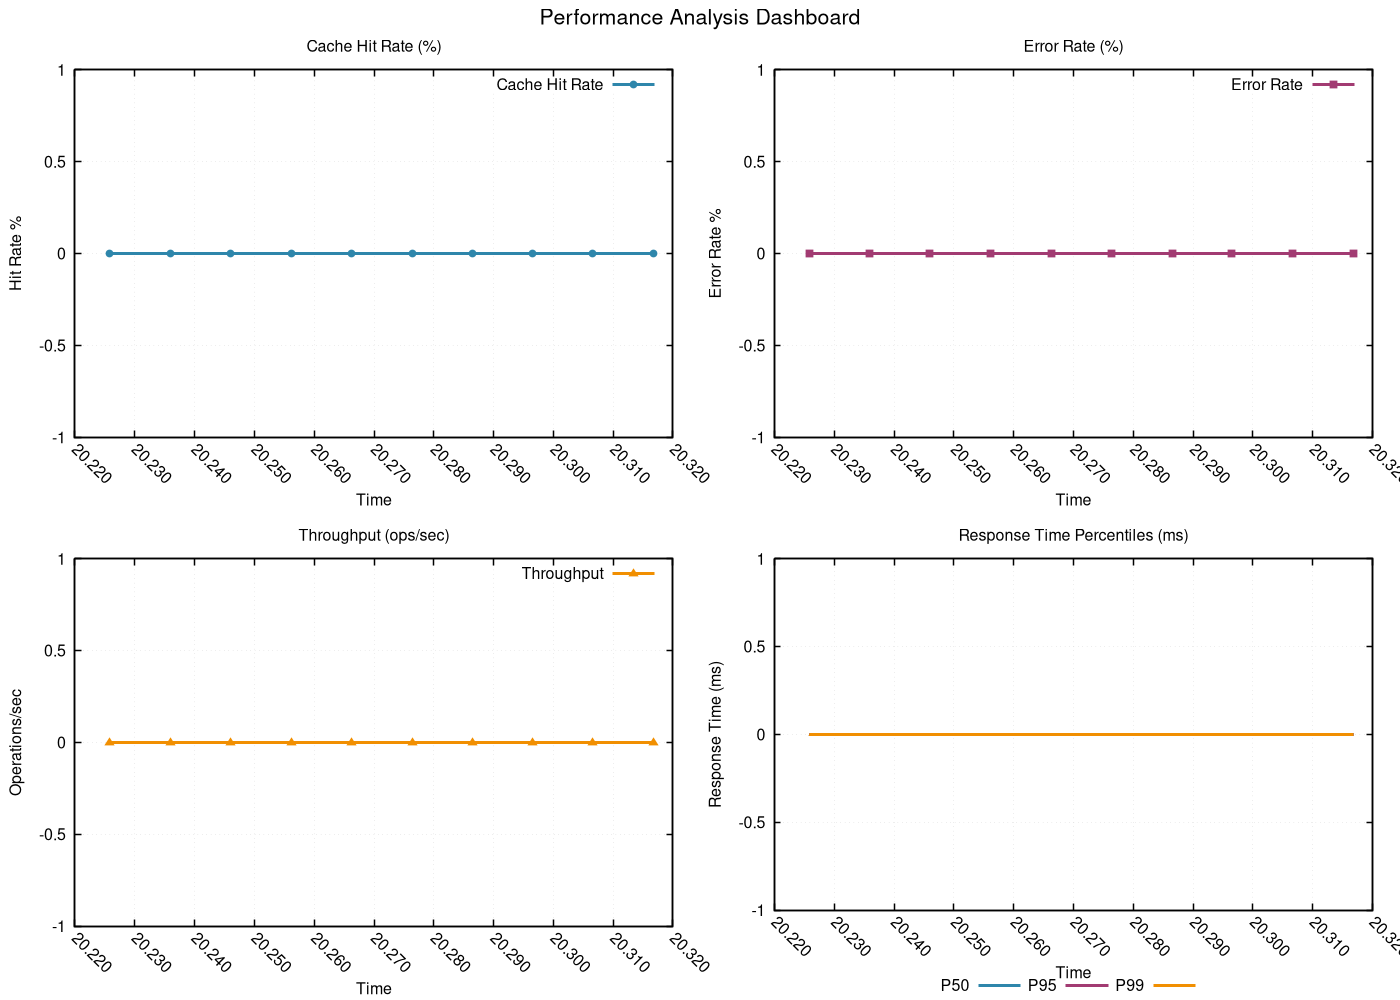

Write the gnuplot code that produced this figure.
# GNUplot script for performance metrics
set terminal pngcairo enhanced font 'Helvetica,12' size 1400,1000
set output 'png/fibonacci_iterative_20260131_225122_algorithm.png'

set multiplot layout 2,2 title 'Performance Analysis Dashboard' font 'Helvetica,16'
set style line 1 lc rgb '#2E86AB' lt 1 lw 3 pt 7 ps 0.8
set style line 2 lc rgb '#A23B72' lt 1 lw 3 pt 5 ps 0.8
set style line 3 lc rgb '#F18F01' lt 1 lw 3 pt 9 ps 0.8
set style line 4 lc rgb '#F19C79' lt 1 lw 3 pt 11 ps 0.8
set style line 5 lc rgb '#0ABB9F' lt 1 lw 3 pt 13 ps 0.8

set format x "%.3f"
set xtics rotate by -45
set autoscale x

set title 'Cache Hit Rate (%)'
set xlabel 'Time'
set ylabel 'Hit Rate %'
set grid linestyle 1 lc rgb '#D3D3D3' lt 0 lw 1
set border linewidth 1.5
plot 'png/fibonacci_iterative_20260131_225122_algorithm.dat' using 1:11 with linespoints ls 1 title 'Cache Hit Rate'
set title 'Error Rate (%)'
set xlabel 'Time'
set ylabel 'Error Rate %'
set grid linestyle 1 lc rgb '#D3D3D3' lt 0 lw 1
set border linewidth 1.5
plot 'png/fibonacci_iterative_20260131_225122_algorithm.dat' using 1:12 with linespoints ls 2 title 'Error Rate'
set title 'Throughput (ops/sec)'
set xlabel 'Time'
set ylabel 'Operations/sec'
set grid linestyle 1 lc rgb '#D3D3D3' lt 0 lw 1
set border linewidth 1.5
plot 'png/fibonacci_iterative_20260131_225122_algorithm.dat' using 1:13 with linespoints ls 3 title 'Throughput'
set title 'Response Time Percentiles (ms)'
set xlabel 'Time'
set ylabel 'Response Time (ms)'
set grid linestyle 1 lc rgb '#D3D3D3' lt 0 lw 1
set border linewidth 1.5
set key outside center bottom horizontal
plot 'png/fibonacci_iterative_20260131_225122_algorithm.dat' using 1:14 with lines ls 1 title 'P50', \
     'png/fibonacci_iterative_20260131_225122_algorithm.dat' using 1:15 with lines ls 2 title 'P95', \
     'png/fibonacci_iterative_20260131_225122_algorithm.dat' using 1:16 with lines ls 3 title 'P99'
unset multiplot
